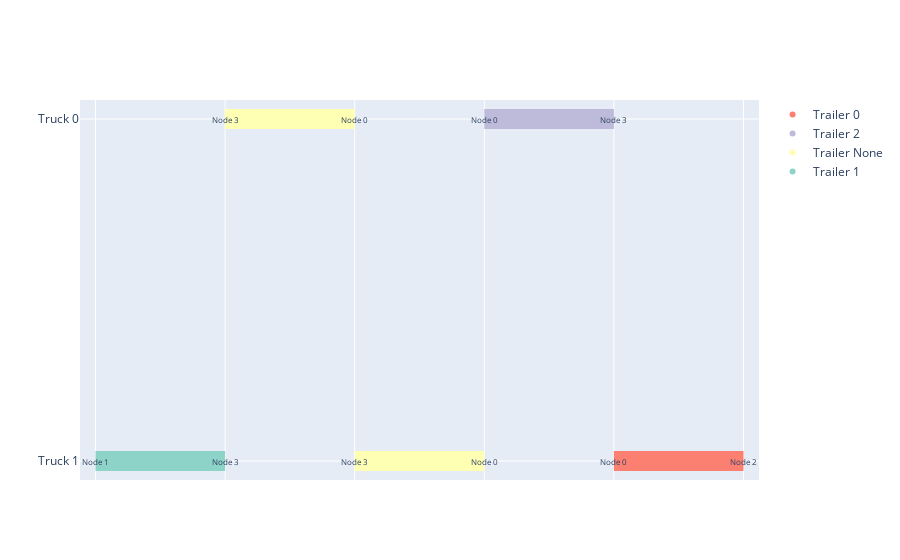

Write notebook code for a chart like this one.
### Code cell
env = EVRP
val_dataset = env.make_dataset(
        size=4,
        num_samples=1,
        num_trucks=2,
        num_trailers=3,
        truck_names=None,
    )

# Need a dataloader to batch instances
dataloader = DataLoader(val_dataset, batch_size=1, collate_fn=collate_fn)

# Make var works for dicts
batch = next(iter(dataloader))

# Run the model
model.eval()
model.set_decode_type('greedy')

with torch.no_grad():
    length, _, edges, decision = model(batch[0].copy(), batch[1].copy(), return_pi=True)

edges=edges.permute(1,2,0)
decision=decision.permute(0, 2, 1)
for i, graph in enumerate(batch[1]):
    print("graph_index", i)
    fig, ax = plt.subplots()
    graph.draw(ax=ax, with_labels=True)
    plt.show()

    for edge, d in zip(edges[i], decision[i]):
        fig, ax = plt.subplots()
        print(edge, d)

        graph.clear()
        edge = graph.visit_edge([edge])
        graph.update_attributes(edge)
        graph.draw(ax=ax, with_labels=True)

        plt.show()

    data = edges[0].numpy().astype(int)
    plot_timeline(data)

### Figure 1 — Plotly figure (JSON) as saved in the notebook; plotly's stock layout.template omitted (floating-point values rounded to 4 significant figures)
{"data": [{"hoverinfo": "none", "line": {"color": "rgb(255,255,179)", "width": 20}, "mode": "lines", "name": "Truck 0", "showlegend": false, "type": "scatter", "x": ["1970-01-01T01:00:00", "1970-01-01T02:00:00"], "y": ["Truck 0", "Truck 0"]}, {"hoverinfo": "none", "line": {"color": "rgb(190,186,218)", "width": 20}, "mode": "lines", "name": "Truck 0", "showlegend": false, "type": "scatter", "x": ["1970-01-01T03:00:00", "1970-01-01T04:00:00"], "y": ["Truck 0", "Truck 0"]}, {"hoverinfo": "none", "line": {"color": "rgb(141,211,199)", "width": 20}, "mode": "lines", "name": "Truck 1", "showlegend": false, "type": "scatter", "x": ["1970-01-01T00:00:00", "1970-01-01T01:00:00"], "y": ["Truck 1", "Truck 1"]}, {"hoverinfo": "none", "line": {"color": "rgb(255,255,179)", "width": 20}, "mode": "lines", "name": "Truck 1", "showlegend": false, "type": "scatter", "x": ["1970-01-01T02:00:00", "1970-01-01T03:00:00"], "y": ["Truck 1", "Truck 1"]}, {"hoverinfo": "none", "line": {"color": "rgb(251,128,114)", "width": 20}, "mode": "lines", "name": "Truck 1", "showlegend": false, "type": "scatter", "x": ["1970-01-01T04:00:00", "1970-01-01T05:00:00"], "y": ["Truck 1", "Truck 1"]}, {"legendgroup": "Trailer 1", "marker": {"color": "rgb(141,211,199)"}, "mode": "markers", "name": "Trailer 1", "type": "scatter", "x": [null], "y": [null]}, {"legendgroup": "Trailer None", "marker": {"color": "rgb(255,255,179)"}, "mode": "markers", "name": "Trailer None", "type": "scatter", "x": [null], "y": [null]}, {"legendgroup": "Trailer 2", "marker": {"color": "rgb(190,186,218)"}, "mode": "markers", "name": "Trailer 2", "type": "scatter", "x": [null], "y": [null]}, {"legendgroup": "Trailer 0", "marker": {"color": "rgb(251,128,114)"}, "mode": "markers", "name": "Trailer 0", "type": "scatter", "x": [null], "y": [null]}], "layout": {"annotations": [{"align": "center", "arrowhead": 2, "arrowsize": 1.5, "arrowwidth": 1.5, "ax": 20, "ay": 0, "font": {"size": 8}, "showarrow": false, "text": "Node 3", "valign": "bottom", "x": "1970-01-01T01:00:00", "xref": "x", "y": "Truck 0", "yref": "y"}, {"align": "center", "arrowhead": 2, "arrowsize": 1.5, "arrowwidth": 1.5, "ax": -20, "ay": 0, "font": {"size": 8}, "showarrow": false, "text": "Node 0", "valign": "bottom", "x": "1970-01-01T02:00:00", "xref": "x", "y": "Truck 0", "yref": "y"}, {"align": "center", "arrowhead": 2, "arrowsize": 1.5, "arrowwidth": 1.5, "ax": 20, "ay": 0, "font": {"size": 8}, "showarrow": false, "text": "Node 0", "valign": "bottom", "x": "1970-01-01T03:00:00", "xref": "x", "y": "Truck 0", "yref": "y"}, {"align": "center", "arrowhead": 2, "arrowsize": 1.5, "arrowwidth": 1.5, "ax": -20, "ay": 0, "font": {"size": 8}, "showarrow": false, "text": "Node 3", "valign": "bottom", "x": "1970-01-01T04:00:00", "xref": "x", "y": "Truck 0", "yref": "y"}, {"align": "center", "arrowhead": 2, "arrowsize": 1.5, "arrowwidth": 1.5, "ax": 20, "ay": 0, "font": {"size": 8}, "showarrow": false, "text": "Node 1", "valign": "bottom", "x": "1970-01-01T00:00:00", "xref": "x", "y": "Truck 1", "yref": "y"}, {"align": "center", "arrowhead": 2, "arrowsize": 1.5, "arrowwidth": 1.5, "ax": -20, "ay": 0, "font": {"size": 8}, "showarrow": false, "text": "Node 3", "valign": "bottom", "x": "1970-01-01T01:00:00", "xref": "x", "y": "Truck 1", "yref": "y"}, {"align": "center", "arrowhead": 2, "arrowsize": 1.5, "arrowwidth": 1.5, "ax": 20, "ay": 0, "font": {"size": 8}, "showarrow": false, "text": "Node 3", "valign": "bottom", "x": "1970-01-01T02:00:00", "xref": "x", "y": "Truck 1", "yref": "y"}, {"align": "center", "arrowhead": 2, "arrowsize": 1.5, "arrowwidth": 1.5, "ax": -20, "ay": 0, "font": {"size": 8}, "showarrow": false, "text": "Node 0", "valign": "bottom", "x": "1970-01-01T03:00:00", "xref": "x", "y": "Truck 1", "yref": "y"}, {"align": "center", "arrowhead": 2, "arrowsize": 1.5, "arrowwidth": 1.5, "ax": 20, "ay": 0, "font": {"size": 8}, "showarrow": false, "text": "Node 0", "valign": "bottom", "x": "1970-01-01T04:00:00", "xref": "x", "y": "Truck 1", "yref": "y"}, {"align": "center", "arrowhead": 2, "arrowsize": 1.5, "arrowwidth": 1.5, "ax": -20, "ay": 0, "font": {"size": 8}, "showarrow": false, "text": "Node 2", "valign": "bottom", "x": "1970-01-01T05:00:00", "xref": "x", "y": "Truck 1", "yref": "y"}], "legend": {"traceorder": "reversed"}, "showlegend": true, "xaxis": {"showticklabels": false}, "yaxis": {"autorange": "reversed"}}}
